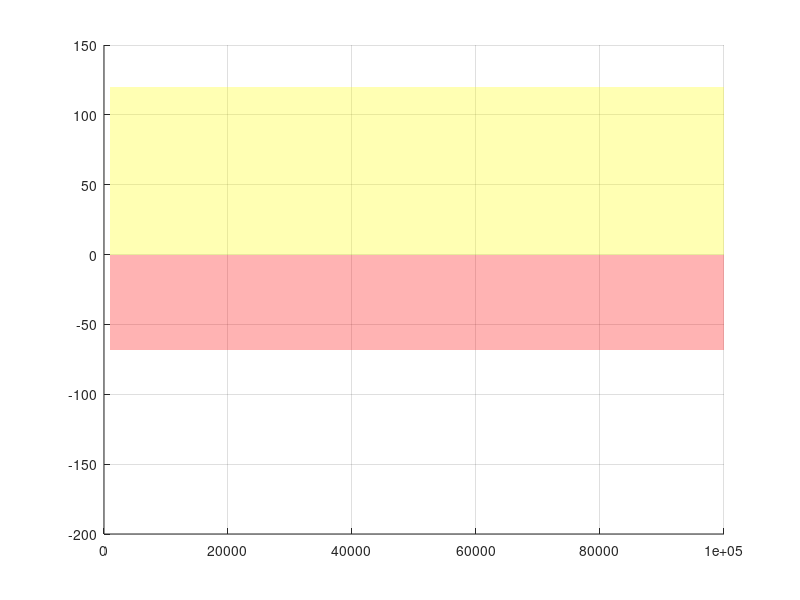

Here is the MATLAB script that generated this plot: (Note: this script raises an error after producing the figure.)
%%Introduzione

%Progetto di Controlli Automatici - T
%Tipologia III variante A: Controllo di un sistema idroelettrico con condotta forzata

%Gruppo:
%Andrea Proia 0000825784
%Federico Maria Macchiavelli 0000825621
%Mattia Innocenti 0000825046
%Luca Bartolomei 0000825005


%%Caratteristiche impianto

%Si tratta di un sistema SISO.

%Tabella delle caratteristiche:
tab_a = pi^2;
tab_a_inv = 1/(pi^2);
tab_C_d = 2*pi^2;
tab_R_0 = 45;
tab_eta = 0.6;
tab_W = 30;
tab_omega_n = 1000;
tab_A_n = 0.02;
tab_B_n = 30;
tab_h_perc = 1;
tab_T_a_h_perc = 0.3;
tab_T_a_0 = 0.033;
tab_x_equilibrio_1 = 10;
tab_x_equilibrio_2 = 6;
tab_x_equilibrio_3 = 6;
tab_u_equilibrio = (tab_x_equilibrio_1/(tab_x_equilibrio_2*abs(tab_x_equilibrio_2))-tab_R_0)/(tab_C_d);

%La costante g non è presente nella tabella:
tab_g_const = 9.80655;

%Metto insieme la condizione di equilibrio dello stato:
tab_x_equilibrio = [tab_x_equilibrio_1, tab_x_equilibrio_2, tab_x_equilibrio_3];

%Definizione del sistema:
%Il sistema è formato da tre variabili di stato:

%x_1: la pressione dell'acqua sul fondo del bacino.
%x_2: la portata in uscita dal bacino.
%x_3: la portata in ingresso allo stesso.

%L'uscita del sistema viene rappresentata dalla variabile y:
%y: rappresenta l'energia elettrica generata attraverso la turbina.
%y= -eta*x_1*x_2

%Forma di stato:
%x_dot_1 = (g/a)*(-x_2+x_3)
%x_dot_2 = -C_d*u*x_2*|x_2|-R_0*x_2*|x_2|+x_1
%x_dot_3 = 0
 
%%Specifiche di progetto

%1 Errore a regime nullo con riferimento a gradino w(t) = W1(t)
%2 Per garantire una certa robustezza del sistema si deve avere un margine di fase M_f* = 45°
%3 Il sistema può accettare un sovraelongazione percentuale al massimo del 5% : S_% <= 5%

s_perc = 0.05;

%4 Il tempo di assestamento all'1% deve essere tenuto relativamente basso T_a_1 = 0.3 s
%5 Devo abbattere i rumori n di 30 volte che in db =
B_n_db = 20*log(tab_B_n);

%Specifiche opzionali:

%1_opz Il tempo di assestamento all'1% deve essere tenuto a 0.033 s

%Introduco i vincoli indiretti:

%Dato dal rumore di misura.
w_c_max=tab_omega_n; % 1000 rad/s

%Viene ricavato dalla sovraelongazione con la formula classica.
xi=sqrt(log(s_perc)^2/(pi^2+log(s_perc)^2));

%Mf>69.011° richiesta più limitatnte delle specifiche (Mf>45°),
Mf=xi*100;

%Calcolo la frequenza di attraversamento minimo attraverso la formula:
%460/(Mf* T*) cioè 460/(69.011 * 0.3)
w_c_min=460/(Mf * tab_T_a_h_perc); % 22.2188 rad/s

%%Linearizzazione del sistema

%Ridefinisco la prima equazione di stato:
%x_dot_1 = -(g/a) x_2 + (g/a) x_3

%Ridefinisco la seconda equazione di stato:
%x_dot_2 = x_1 -(C_d*u+R_0) x_2*|x_2|
%x_dot_2 = x_1 -(R_0*|x_2|) x_2 - (C_d*x_2*|x_2|) u

%La derivata di x_2 in x_dot_2 non è immediata:
%d/dx_2 (x_1 -(C_d*u+R_0) x_2*|x_2|) = -(2(x_2)^2(C_d*u+R_0))/|x_2|

%Ridefinisco y
%y= -(eta*x_2) x_1
%y= -(eta*x_1) x_2

%Punto di equilibrio dove linearizzare il sistema:
%x_equilibrio = (10,6,6)
%u_equilibrio = (-2.265654245335609)

%Applico la serie di Taylor per linearizzare il sistema:
%A = 0 + d/dx (x_dot)|x=x_equilibrio, u=u_equilibrio
%B = 0 + d/du (x_dot)|x=x_equilibrio, u=u_equilibrio
%C = 0 + d/dx (y)|x=x_equilibrio, u=u_equilibrio
%D = 0 + d/du (y)|x=x_equilibrio, u=u_equilibrio


%Definiamo le matrici A,B,C,D derivabili dalla forma di stato e dall'uscita

%A è una 3x3 perchè devo moltiplicare per le tre equazioni di stato 3x1 e 
%deve saltare fuori un 3x1 quindi 3x3 * 3x1 = 3x1
A = [0, -(tab_g_const/tab_a),                                                                   (tab_g_const/tab_a);
     1, -(2*(tab_x_equilibrio_2^2)*(tab_C_d*tab_u_equilibrio+tab_R_0)/abs(tab_x_equilibrio_2)), 0;
     0, 0,                                                                                      0];

%B è una 3x1 perchè deve moltiplicare per l'ingresso 1x1 e deve saltare
%fuori una 3x1 quindi 3x1 * 1x1 = 3x1
B = [0;
     -(tab_C_d*tab_x_equilibrio_2*abs(tab_x_equilibrio_2));
     0];

%C è 1x3 perchè 1x3 * 3x1 = 1x1
C = [-(tab_eta*tab_x_equilibrio_2), -(tab_eta*tab_x_equilibrio_1),0];

D = 0;

%Definisco la funzione di traferimento
s=tf('s');
[Num,Den]=ss2tf(A,B,C,D);
G=tf(Num,Den);
%Stampo G
zpk(G)

%Si evidenzia uno zero che diverge.
%Si evidenzia uno zero nell'origine e un polo nell'origine.
%Si evidenzia due poli non nell'origine.

%Plot del diagramma di bode

%Margini di visualizzazione del diagramma.
w_plot_min=10^(-2);
w_plot_max=10^5;

%Ricavo il bode della G da plottare
[Mag,phase,w]=bode(G,{w_plot_min,w_plot_max});


%Nuova finestra grafica
figure();

%Vincolo sulla w_c_min
patch([w_plot_min,w_c_min,w_c_min,w_plot_min],[-200,-200,0,0],'yellow','FaceAlpha',0.3,'EdgeAlpha',0); 
grid on;

%Vincolo sulla w_c_max
patch([w_plot_max,w_c_max,w_c_max,w_plot_max],[120,120,0,0],'yellow','FaceAlpha',0.3,'EdgeAlpha',0); 
grid on;

%Vincolo sull'attenuazione di n
patch([w_plot_max,w_c_max,w_c_max,w_plot_max],[-B_n_db,-B_n_db,0,0],'red','FaceAlpha',0.3,'EdgeAlpha',0); 
grid on;

%plotto G
hold on;
margin(Mag,phase,w);
grid on;

%Vincolo sul margine di fase: -180° + arg(L(jw_c))
hold on;
%Coppie di punti (w_c_min, -180+Mf), (w_c_max, -180+Mf), (w_c_max, -270),
%(w_c_min, -270)
patch([w_c_min,w_c_max,w_c_max,w_c_min],[-180+Mf,-180+Mf,-270,-270],'green','FaceAlpha',0.2,'EdgeAlpha',0); 
grid on;


%%Progettazione della rete regolatrice statica

%Ho bisogno di un polo per il vincolo numero 1.
%Il guadagno statico resta libero: verrà modificato se necessario.
R_s = 1/s;
G_e = R_s*G;

%Stampo G_e
zpk(G_e)

[Mag_e,phase_e,w_e]=bode(G_e,{w_plot_min,w_plot_max});
hold on;
margin(Mag_e,phase_e,w_e);
grid on;

%%Progettazione della rete regolatrice dinamica
alpha = 0.2;
tau = 10;
R_d = (1+(s/tau))/(1+alpha*(s/tau));
L = R_d*G_e;

%Stampo L
zpk(L)

[Mag_l,phase_l,w_l]=bode(L,{w_plot_min,w_plot_max});
hold on;
margin(Mag_l,phase_l,w_l);
grid on;
